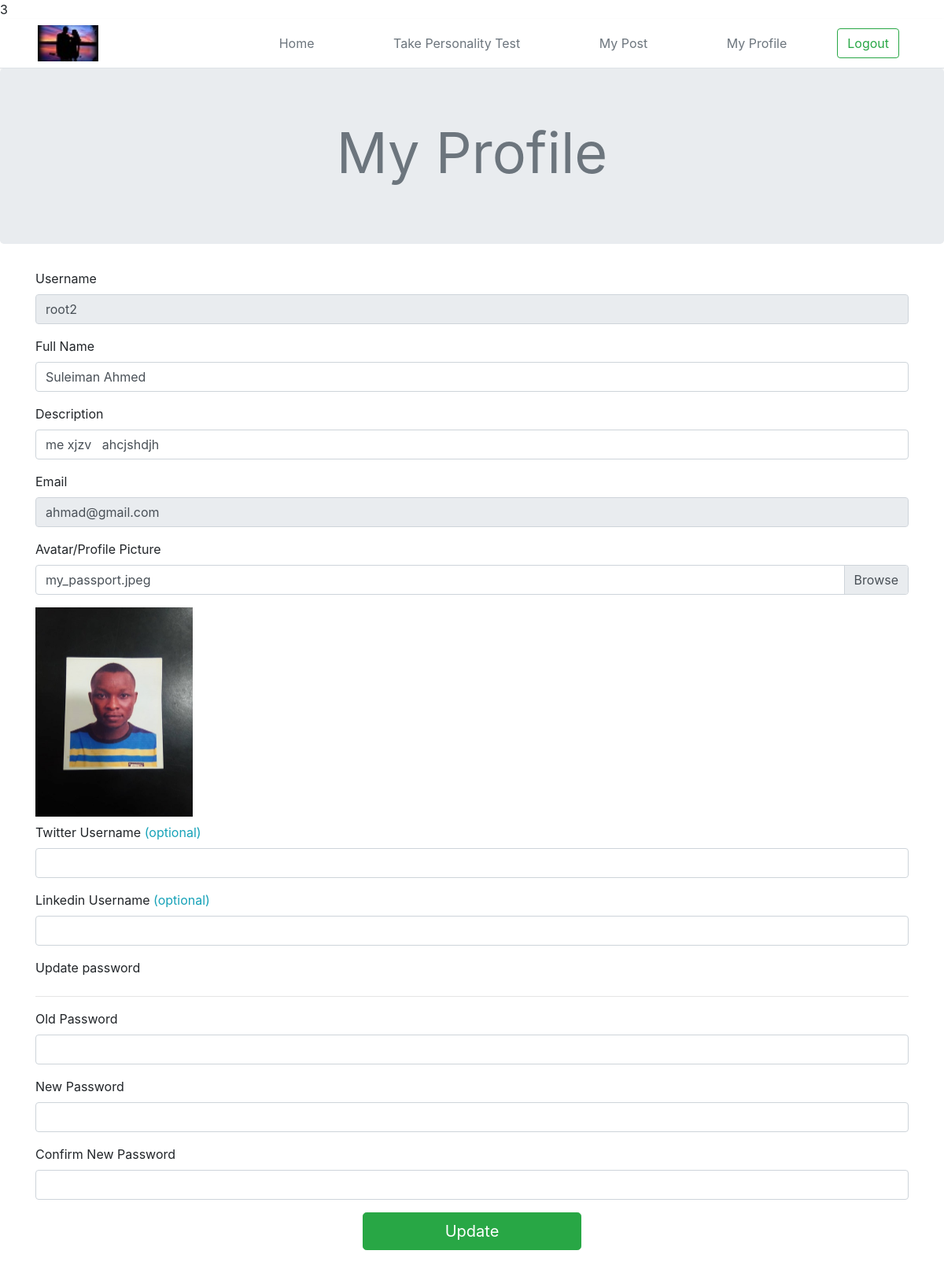
Screenshot of /profile.php (signed in) with the database file from the repository.
### tables this page shows
CREATE TABLE `author` (
  `author_id` int(11) NOT NULL,
  `author_fullname` varchar(100) NOT NULL,
  `author_desc` varchar(255) NOT NULL DEFAULT 'Lorem ipsum dolor sit amet consectetur adipisicing elit. Nihil voluptatibus in ullam eum corrupti reiciendis.',
  `author_email` varchar(100) NOT NULL,
  `author_twitter` varchar(100) NOT NULL DEFAULT 'loujaybee',
  `author_github` varchar(100) NOT NULL DEFAULT 'loujaybee',
  `author_link` varchar(100) NOT NULL DEFAULT 'loujaybee',
  `author_avatar` varchar(255) NOT NULL,
  `user_id` int(11) DEFAULT NULL
);

CREATE TABLE `users` (
  `userid` int(7) NOT NULL,
  `username` varchar(30) NOT NULL,
  `password` text NOT NULL,
  `email` text NOT NULL,
  `location` text,
  `created_time` timestamp NOT NULL DEFAULT CURRENT_TIMESTAMP ON UPDATE CURRENT_TIMESTAMP,
  `status` varchar(10) DEFAULT 'enabled',
  `role` varchar(20) DEFAULT 'user',
  `code` varchar(10) DEFAULT NULL,
  `profile_newsfeed` text
);

### profile.php (the view, shortened to what this page needs)
<?php include "assest/head.php"; ?>
<?php
$author_id = $_SESSION["id"];
print_r($author_id);
$stmt = $conn->prepare("SELECT * FROM author,users WHERE users.userid = author.user_id AND user_id = ?");
$stmt->execute([$author_id]);
$author = $stmt->fetch();
?>
</head>
<body>
    <?php include "assest/header.php" ?>
    <main role="main" class="main">
        <div class="jumbotron text-center">
            <h1 class="display-3 font-weight-normal text-muted">My Profile</h1>
        </div>
        <div class="container">
            <div class="row">
                <div class="col-lg-12 mb-4">
                    <form action="assest/update.php?type=profile&id=<?= $author_id ?>&img=<?= $author["author_avatar"] ?>" method="POST" enctype="multipart/form-data">
                    <div class="form-group">
                            <label for="authName">Username</label>
                            <input type="text" class="form-control" name="username" id="username" value="<?= $author['username'] ?>" readonly>
                        </div>
                        <div class="form-group">
                            <label for="authName">Full Name</label>
                            <input type="text" class="form-control" name="authName" id="authName" value="<?= $author['author_fullname'] ?>">
                        </div>
                        <div class="form-group">
                            <label for="authDesc">Description</label>
                            <input type="text" class="form-control" name="authDesc" id="authDesc" value="<?= $author['author_desc'] ?>">
                        </div>
                        <div class="form-group">
                            <label for="authEmail">Email</label>
                            <input type="text" class="form-control" name="authEmail" id="authEmail" value="<?= $author['author_email'] ?>" readonly>
                        </div>
                        <div class="form-group">
                            <label for="authImage">Avatar/Profile Picture</label>
                            <div class="custom-file">
                                <label class="custom-file-label" for="authImage"> <?= $author['author_avatar'] ?> </label>
                            </div>
                        </div>
                        <div class="my-2" style="width: 200px;">
                            <img class="w-100 h-auto" src="img/avatar/<?= $author['author_avatar'] ?>" alt="">
                        </div>
                        <div class="form-group">
                            <label for="authTwitter">Twitter Username <span class="text-info">(optional)</span></label>
                            <input type="text" class="form-control" name="authTwitter" id="authTwitter" value="<?= $author['author_twitter'] ?>">
                        </div>
                        <div class="form-group">
                            <label for="authLinkedin">Linkedin Username <span class="text-info">(optional)</span></label>
                            <input type="text" class="form-control" name="authLinkedin" id="authLinkedin" value="<?= $author['author_link'] ?>">
                        </div>
                        <label for="authDesc">Update password</label>
                        <hr>
                        <div class="form-group">
                            <label for="authDesc">Old Password</label>
                            <input type="password" class="form-control" name="opassword" id="opassword">
                        </div>
                        <div class="form-group">
                            <label for="authEmail">New Password</label>
                            <input type="password" class="form-control" name="npassword" id="npassword" >
                        </div>
                        <div class="form-group">
                            <label for="authEmail">Confirm New Password</label>
                            <input type="password" class="form-control" name="cnpassword" id="cnpassword">
                        </div>
                        <div class="text-center">
                            <button type="submit" name="update" class="btn btn-success btn-lg w-25">Update</button>
                        </div>
                    </form>
                </div>
            </div>
        </div>
    </main>
</body>
</html>

### rows the page displays
author: username "root2", authName "Suleiman Ahmed", authDesc "me xjzv ahcjshdjh", authEmail "ahmad@gmail.com", author_avatar "my_passport.jpeg", author_avatar (picture)
